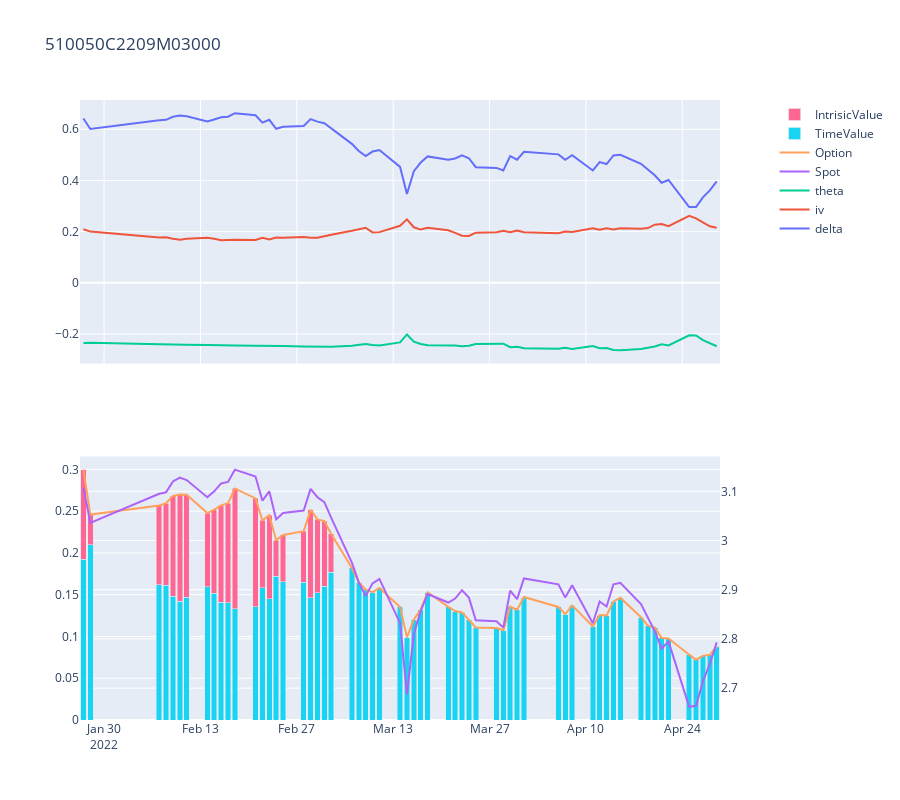

Notebook source saved alongside this figure:
### Code cell
import plotly.express as px
import plotly.graph_objs as go
from plotly.subplots import make_subplots
contract = '510050C2209M03000'
df = hist(contract)

fig = make_subplots(rows=2, cols=1, shared_xaxes=True, specs=[[{'secondary_y':True}], [{'secondary_y':True}]])
timeval_tr = go.Bar(x=df.index, y=df['timeVal'], name='TimeValue')
intrval_tr = go.Bar(x=df.index, y=df['intrisicVal'], name='IntrisicValue')
delta_tr = go.Line(x=df.index, y=df['delta'], name='delta')
iv_tr = go.Line(x=df.index, y=df['iv'], name='iv')
theta_tr = go.Line(x=df.index, y=df['theta'], name='theta')
fig.add_traces([delta_tr, iv_tr, theta_tr], rows=1, cols=1, secondary_ys=[False, False])
spot_tr = go.Line(x=df.index, y=df['S'], name='Spot')
option_tr = go.Line(x=df.index, y=df['T'], name='Option')
fig.add_traces([spot_tr, option_tr, timeval_tr, intrval_tr], rows=2, cols=1, secondary_ys=[True, False, False, False])
fig.update_layout(barmode='stack', height=800, title=contract)
fig.show()
